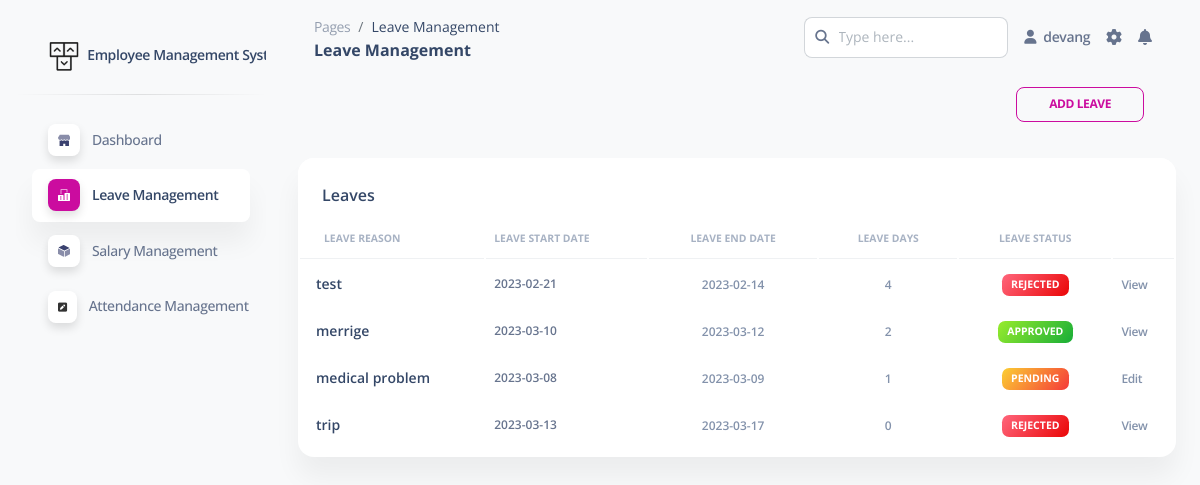
Screenshot of /pages/leave_index.php (signed in) with the database file from the repository.
### tables this page shows
CREATE TABLE `leave__tbl` (
  `id` int(20) NOT NULL,
  `emp_id` int(20) NOT NULL,
  `leave_reason` varchar(255) NOT NULL,
  `leave_start_date` varchar(255) NOT NULL,
  `leave_end_date` varchar(255) NOT NULL,
  `leave_days` int(11) DEFAULT NULL,
  `leave_status` enum('0','1','2') NOT NULL COMMENT '0 = Pending, \r\n1 = Approved \r\n2 = Reject,',
  `leave_approved _by` varchar(255) NOT NULL
);

### pages/leave_index.php (the view, shortened to what this page needs)
<?php
 $conn=mysqli_connect("localhost","root","","employee_management")or die("error in connection");
 $id=$_SESSION['id'];
 $query="select * from leave__tbl where emp_id=$id";
 $result=mysqli_query($conn,$query);
 ?>
<!DOCTYPE html>
<html lang="en">
<head>
  <link href="../assets/css/nucleo-icons.css" rel="stylesheet" />
  <link href="../assets/css/nucleo-svg.css" rel="stylesheet" />
  <link href="../assets/css/nucleo-svg.css" rel="stylesheet" />
  <link id="pagestyle" href="../assets/css/soft-ui-dashboard.css?v=1.0.6" rel="stylesheet" />
</head>
<body class="g-sidenav-show  bg-gray-100">
  <aside class="sidenav navbar navbar-vertical navbar-expand-xs border-0 border-radius-xl my-3 fixed-start ms-3 " id="sidenav-main">
    <div class="sidenav-header">
      <a class="navbar-brand m-0"  target="_blank">
        <img src="../assets/img/logo-ct-dark.png" class="navbar-brand-img h-100" alt="main_logo">
        <span class="ms-1 font-weight-bold">Employee Management System</span>
      </a>
    </div>
    <hr class="horizontal dark mt-0">
    <div class="collapse navbar-collapse  w-auto " id="sidenav-collapse-main">
      <ul class="navbar-nav">
        <li class="nav-item">
          <a class="nav-link" href="emp_dashoard.php">
            <div class="icon icon-shape icon-sm shadow border-radius-md bg-white text-center me-2 d-flex align-items-center justify-content-center">
            </div>
            <span class="nav-link-text ms-1">Dashboard</span>
          </a>
        </li>
        <li class="nav-item">
          <a class="nav-link  active" href="leave_index.php">
            <div class="icon icon-shape icon-sm shadow border-radius-md bg-white text-center me-2 d-flex align-items-center justify-content-center">
            </div>
            <span class="nav-link-text ms-1">Leave Management</span>
          </a>
        </li>
        <li class="nav-item">
          <a class="nav-link  " href="sal_index.php">
            <div class="icon icon-shape icon-sm shadow border-radius-md bg-white text-center me-2 d-flex align-items-center justify-content-center">
            </div>
            <span class="nav-link-text ms-1">Salary Management</span>
          </a>
        </li>
        <li class="nav-item">
          <a class="nav-link " href="attendence_index_emp.php">
            <div class="icon icon-shape icon-sm shadow border-radius-md bg-white text-center me-2 d-flex align-items-center justify-content-center">
            <i class="fa fa-pencil-square" aria-hidden="true" style="color:#000;"></i>
            </div>
            <span class="nav-link-text ms-1">Attendance Management</span>
          </a>
        </li>
      </ul>
    </div>
  </aside>
  <main class="main-content position-relative max-height-vh-100 h-100 border-radius-lg ">
    <nav class="navbar navbar-main navbar-expand-lg px-0 mx-4 shadow-none border-radius-xl" id="navbarBlur" navbar-scroll="true">
      <div class="container-fluid py-1 px-3">
        <nav aria-label="breadcrumb">
          <ol class="breadcrumb bg-transparent mb-0 pb-0 pt-1 px-0 me-sm-6 me-5">
            <li class="breadcrumb-item text-sm"><a class="opacity-5 text-dark" href="javascript:;">Pages</a></li>
            <li class="breadcrumb-item text-sm text-dark active" aria-current="page">Leave Management</li>
          </ol>
          <h6 class="font-weight-bolder mb-0">Leave Management</h6>
        </nav>
        <div class="collapse navbar-collapse mt-sm-0 mt-2 me-md-0 me-sm-4" id="navbar">
          <div class="ms-md-auto pe-md-3 d-flex align-items-center">
            <div class="input-group">
              <span class="input-group-text text-body"><i class="fas fa-search" aria-hidden="true"></i></span>
              <input type="text" class="form-control" placeholder="Type here...">
            </div>
          </div>
          <ul class="navbar-nav  justify-content-end">
            <li class="nav-item d-flex align-items-center">
              <a href="profile2.php" class="nav-link text-body font-weight-bold px-0">
                <i class="fa fa-user me-sm-1"></i>
                <span class="d-sm-inline d-none"><?= $_SESSION['user_fname'];?></span>
              </a>
            </li>
            <li class="nav-item px-3 d-flex align-items-center">
                <i class="fa fa-cog fixed-plugin-button-nav cursor-pointer"></i>
            </li>
            <li class="nav-item dropdown pe-2 d-flex align-items-center">
                <i class="fa fa-bell cursor-pointer"></i>
            </li>
          </ul>
        </div>
      </div>
    </nav>
    <nav class="navbar navbar-main navbar-expand-lg px-0 mx-4 shadow-none border-radius-xl" id="navbarBlur" navbar-scroll="true">
      <div class="container-fluid py-1 px-3">
        <div class="collapse navbar-collapse mt-sm-0 mt-2 me-md-0 me-sm-4" id="navbar">
          <ul class="navbar-nav  justify-content-end">
            <li class="nav-item d-flex align-items-center">
              <a class="btn btn-outline-primary btn-sm mb-0 me-3"  href="add_leave.php">Add Leave </a>
            </li>
          </ul>
        </div>
      </div>
    </nav>
    <div class="container-fluid py-4">
      <div class="row">
        <div class="col-12">
          <div class="card mb-4">
            <div class="card-header pb-0">
              <h6>Leaves</h6>
            </div>
            <div class="card-body px-0 pt-0 pb-2">
              <div class="table-responsive p-0">
                <table class="table align-items-center mb-0">
                  <thead>
                    <tr>
                      <th class="text-uppercase text-secondary text-xxs font-weight-bolder opacity-7">Leave Reason</th>
                      <th class="text-uppercase text-secondary text-xxs font-weight-bolder opacity-7 ps-2">Leave Start Date</th>
                      <th class="text-center text-uppercase text-secondary text-xxs font-weight-bolder opacity-7">Leave End Date</th>
                      <th class="text-center text-uppercase text-secondary text-xxs font-weight-bolder opacity-7">Leave Days</th>
                      <th class="text-center text-uppercase text-secondary text-xxs font-weight-bolder opacity-7">Leave Status</th>
                      <th class="text-secondary opacity-7"></th>
                    </tr>
                  </thead>
                  <?php
                       while($row=mysqli_fetch_array($result))
                       {
                        $edit_id = $row['id'];
                  ?>
                  <tbody>
                    <tr>
                      <td>
                        <div class="d-flex px-2 py-1">
                          <div class="d-flex flex-column justify-content-center">
                            <h6 class="mb-0 text-sm"><?php echo $row['leave_reason'] ?></h6>
                          </div>
                        </div>
                      </td>
                      <td>
                        <p class="text-xs font-weight-bold mb-0"><?php echo $row['leave_start_date'] ?></p>
                      </td>
                      <td class="align-middle text-center">
                        <span class="text-secondary text-xs font-weight-bold"><?php echo $row['leave_end_date'] ?></span>
                      </td>
                      <td class="align-middle text-center">
                        <span class="text-secondary text-xs font-weight-bold"><?php echo $row['leave_days'] ?></span>
                      </td>
                      <td class="align-middle text-center text-sm">
                        <?php
                          if($row['leave_status'] == 0){
                            echo '<span class="badge badge-sm bg-gradient-warning">Pending</span>';
                          }
                          elseif($row['leave_status'] == 1){
                            echo '<span class="badge badge-sm bg-gradient-success">Approved</span>';
                          }
                          elseif($row['leave_status'] == 2){
                            echo '<span class="badge badge-sm bg-gradient-danger">Rejected</span>';
                          }
                        ?>
                      </td>
                      <td class="align-middle">
                        <?php
                          if($row['leave_status'] == 0)
                          {
                            echo '<a href="edit_leave.php?id='.$edit_id.'"  class="text-secondary font-weight-bold text-xs" data-toggle="tooltip" data-original-title="Edit user">Edit</a>';
                          }
                        else
                         {
                        echo '<a href="edit_leave.php?id='.$edit_id.'&view=yes"   class="text-secondary font-weight-bold text-xs" data-toggle="tooltip" data-original-title="View user">View</a>';
                         }
                        ?>
                      </td>
                    </tr>
                    <?php
                       }
                  ?>
                  </tbody>
                </table>
              </div>
            </div>
          </div>
        </div>
      </div>
    </div>
  </main>
</body>
</html>

### assets/css/nucleo-svg.css (style rules this page uses)
.icon { display: inline-block; color: #111111; height: 1em; width: 1em; }
.icon-sm { height: 0.8em; width: 0.8em; }
.icon { fill: currentColor; stroke: none; }

### rows the page displays
leave__tbl: leave_reason "test", leave_start_date "2023-02-21", leave_end_date "2023-02-14", leave_days "4", leave_status "REJECTED"
leave__tbl: leave_reason "merrige", leave_start_date "2023-03-10", leave_end_date "2023-03-12", leave_days "2", leave_status "APPROVED"
leave__tbl: leave_reason "medical problem", leave_start_date "2023-03-08", leave_end_date "2023-03-09", leave_days "1", leave_status "PENDING"
leave__tbl: leave_reason "trip", leave_start_date "2023-03-13", leave_end_date "2023-03-17", leave_days "0", leave_status "REJECTED"

### other values shown
$_SESSION['user_fname'] "devang"
